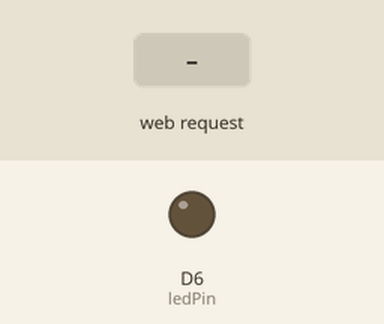
A sketch run on a simulated ESP8266 (NodeMCU). Shown: output pins drawn as LEDs (lit = HIGH). The test bench sets the inputs (shaded band). WiFi joins after 1.5 s; servers stay silent unless stated; what the sketch prints to the serial monitor is not drawn.

Above: at 2.7 s.
2.8 s: HTTP request GET /TurnOn received
At 3.5 s:
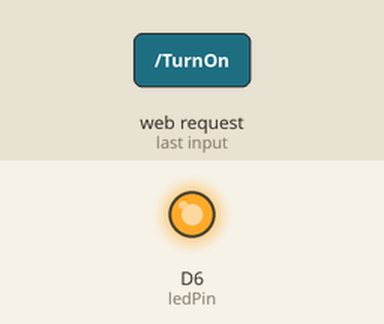
4.3 s: HTTP request GET /TurnOff received
At 4.6 s:
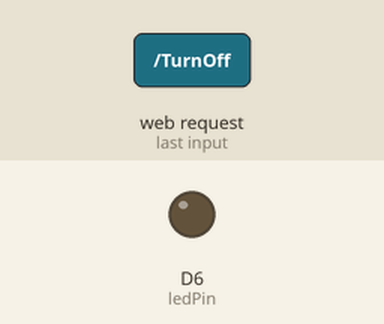
Timing chart, 0 to 7.3 s (numbered marks = the images above; inputs shaded):
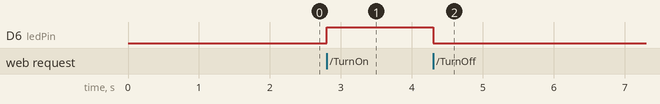

Measured:
- after the input at 2.8 s, D6 (ledPin): LOW → HIGH at once
- after the input at 4.3 s, D6 (ledPin): HIGH → LOW at once

The sketch:

worksheet3_Node_as_Server.ino
```cpp
#include <ESP8266WiFi.h>
#include <ESP8266WebServer.h>
#include <DHT.h>

ESP8266WebServer server(80);

const int ledPin = D6;
DHT dht14(D4, DHT11);

const char* ssid = "pinsudaa";
const char* password = "123456zx";

void setup() {
  Serial.begin(115200);
  initWiFi(ssid, password);

  pinMode(ledPin, OUTPUT);
  dht14.begin();

  server.on("/", HTTP_GET, handleRoot);
  server.on("/TurnOn", HTTP_GET, handleTurnOn);
  server.on("/TurnOff", HTTP_GET, handleTurnOff);
  server.on("/data", HTTP_GET, handleData);
  server.begin();
  Serial.println("HTTP server started");
}

void loop() {
  server.handleClient();
}

void initWiFi(const char* ssid, const char* password) {
  WiFi.begin(ssid, password);
  while (WiFi.status() != WL_CONNECTED) {
    delay(500);
    Serial.print(".");
  }
  Serial.println();
  Serial.print("Connected to ");
  Serial.println(ssid);
  Serial.print("IP address: ");
  Serial.println(WiFi.localIP());
}

void handleRoot() {
  float temperature = dht14.readTemperature();
  float humidity = dht14.readHumidity();
  String html = "<html><head><style>body{font-family:Arial,Helvetica,sans-serif;background-color:#F1B4BB;}";
  html += "div{background-color:#E0E0E0;border-radius:10px;padding:20px;margin:20px;text-align:center;}";
  html += "h1{color:#333;font-size:36px;text-decoration:underline;}p{color:#444;font-size:24px;font-weight:bold;}";
  html += "input[type='submit']{background-color:#4CAF50;color:white;padding:10px 20px;border:none;";
  html += "border-radius:5px;cursor:pointer;font-size:16px;width:150px;margin:10px auto;}";
  html += "input[type='submit']:hover{background-color:#45a049;}#turnOffButton{background-color:#FF0000;}</style></head><body>";
  html += "<div><h1>ESP8266 Web Server</h1><p>Temperature: <span id='temperature'>" + String(temperature, 2) + " C</span></p>";
  html += "<p>Humidity: <span id='humidity'>" + String(humidity, 2) + " %</span></p><p>LED Status: ";
  html += digitalRead(ledPin) == HIGH ? "<span style='color:green;'>On</span>" : "<span style='color:red;'>Off</span>";
  html += "</p><form action='/TurnOn' method='get'><input type='submit' value='Turn On'></form>";
  html += "<form action='/TurnOff' method='get'><input type='submit' id='turnOffButton' value='Turn Off'></form></div></body></html>";
  html += "<script>function updateData(){var xhr=new XMLHttpRequest();xhr.open('GET','/data',true);xhr.onreadystatechange=function(){";
  html += "if(xhr.readyState==4&&xhr.status==200){var data=JSON.parse(xhr.responseText);";
  html += "document.getElementById('temperature').textContent=data.temperature.toFixed(2)+' C';";
  html += "document.getElementById('humidity').textContent=data.humidity.toFixed(2)+' %';}};xhr.send();}setInterval(updateData,1000);</script>";
  server.send(200, "text/html", html);
}


void handleTurnOn() {
  digitalWrite(ledPin, HIGH);
  server.sendHeader("Location", "/");
  server.send(302, "text/plain", "");
}

void handleTurnOff() {
  digitalWrite(ledPin, LOW);
  server.sendHeader("Location", "/");
  server.send(302, "text/plain", "");
}

void handleData() {
  float temperature = dht14.readTemperature();
  float humidity = dht14.readHumidity();
  String data = "{\"temperature\":" + String(temperature) + ",\"humidity\":" + String(humidity) + "}";
  server.send(200, "application/json", data);
}
```
